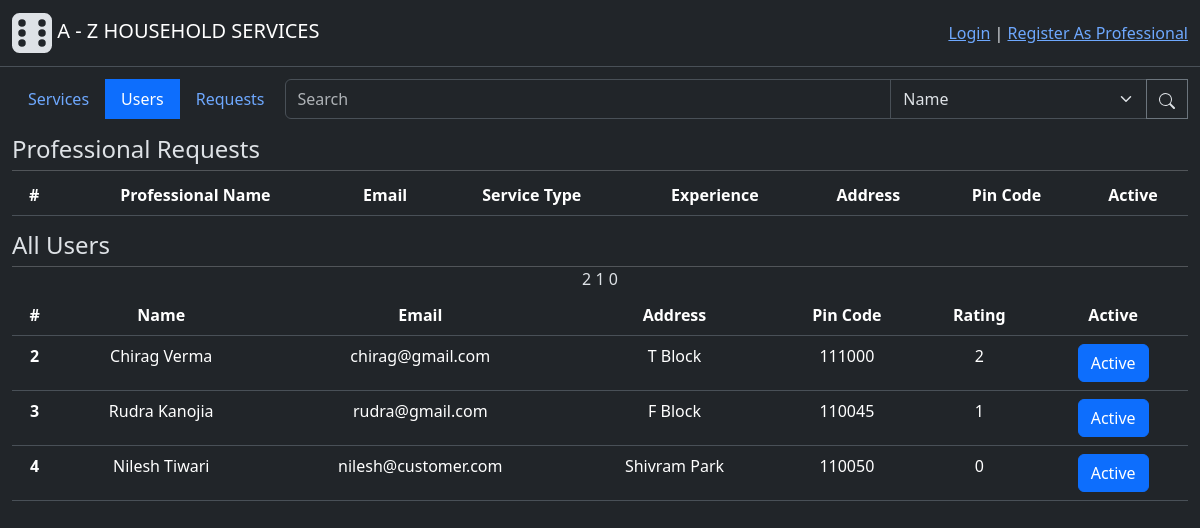
Screenshot of /admin/users with the database file from the repository.
### backend/modals.py (models this page shows, shortened)
class User(db.Model, UserMixin):
    id = db.Column(db.Integer(), primary_key=True)
    email = db.Column(db.String(60), unique=True, nullable=False)
    password = db.Column(db.String(), nullable=False)
    role = db.Column(db.Integer(), nullable=False, default=1) # 0-Admin, 1-Customer, 2-Professional
    name = db.Column(db.String(30), nullable=False)
    address = db.Column(db.String(100), nullable=False)
    pincode = db.Column(db.Integer(), nullable=False)
    status = db.Column(db.Integer(), nullable=False, default=1) # 0-inactive, 1-active
    rating = db.Column(db.Integer(), default=0)
    service_requests = db.relationship("ServiceRequest", cascade="all, delete", backref="customer", lazy=True) # For accessing all the service requests created by a user(customer)
    professional_info = db.relationship("Professional", cascade="all, delete", backref="user", uselist=False) # one to one relation for accessing futher professional info
    def capitalised_name(self):
        return self.name.title()
    def update_ratings(self):
        if self.professional_info:
            ser_reqs = self.professional_info.service_requests
            number_of_services_req = len(ser_reqs)
            rating = 0
            for ser_req in ser_reqs:
                if ser_req.rating:
                    rating += ser_req.rating
            if number_of_services_req:
                self.rating = rating//number_of_services_req
            db.session.commit()
        return self.rating

### backend/controllers.py (the view)
@app.route("/admin/users", methods=["GET", "POST"])
def users_tab_page():
    button_state = 1
    users = User.query.filter(or_(User.role==1, User.role==2))
    return render_template("users_tab.html", button_state=button_state, users=users)

### templates/users_tab.html (shortened to what this page needs)
{% extends "admin_dashboard.html" %}
{% block subcontent %}
<h4 style="margin-bottom: -10px;" class="h4 text-start mt-3">Professional Requests</h4>
<hr style="margin-bottom:  0;" class="divider">
<table class="table mt-1">
    <thead>
       <tr>
        <th scope="col">#</th>
        <th scope="col">Professional Name</th>
        <th scope="col">Email</th>
        <th scope="col">Service Type</th>
        <th scope="col">Experience</th>
        <th scope="col">Address</th>
        <th scope="col">Pin Code</th>
        <th scope="col">Active</th>
      </tr>
    </thead>
</table>
<h4 style="margin-bottom: -10px;" class="h4 text-start mt-3">All Users</h4>
<hr style="margin-bottom:  0;" class="divider">
<table class="table mt-1">
    <thead>
      <tr>
        <th scope="col">#</th>
        <th scope="col">Name</th>
        <th scope="col">Email</th>
        <th scope="col">Address</th>
        <th scope="col">Pin Code</th>
        <th scope="col">Rating</th>
        <th scope="col">Active</th>
      </tr>
    </thead>
    <tbody>
        {% for user in users %}
            <tr>
                <th scope="row">{{user.id}}</th>
                <td>{{user.capitalised_name()}}</td>
                <td>{{user.email}}</td>
                <td>{{user.address}}</td>
                <td>{{user.pincode}}</td>
                <td>{{user.rating}}</td>
                <td>
                    <form action="{{ url_for('status_changer', user_id=user.id)}}", method="POST">
                        {% if user.status %}
                            <button type="submit" class="btn btn-primary">Active</button>
                        {% else %}
                            <button type="submit" class="btn btn-danger">Inactive</button>
                        {% endif %}
                    </form>
                </td>
            </tr>
        {% endfor %}
    </tbody>
</table>
{% endblock %}

### rows the page displays
User: id "2", capitalised_name "Chirag Verma", email "chirag@gmail.com", address "T Block", pincode "111000", rating "2", status "Active"
User: id "3", capitalised_name "Rudra Kanojia", email "rudra@gmail.com", address "F Block", pincode "110045", rating "1", status "Active"
User: id "4", capitalised_name "Nilesh Tiwari", email "nilesh@customer.com", address "Shivram Park", pincode "110050", rating "0", status "Active"
